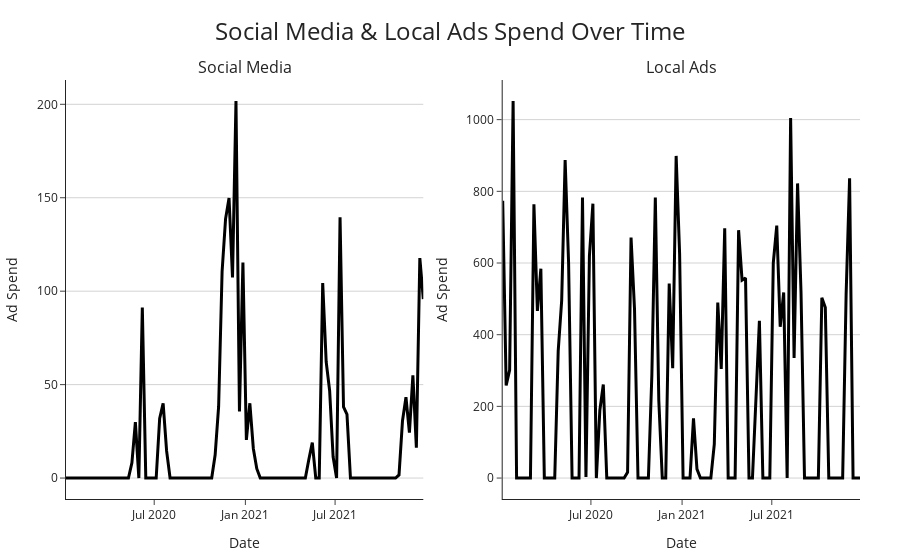

This figure's notebook cell:
### Code cell
import pandas as pd
import plotly.graph_objects as go
from plotly.subplots import make_subplots

# Filter to only geo = Local
df_local = data_df[data_df['geo'] == 'Local']

# Ensure time column is datetime
df_local['time'] = pd.to_datetime(df_local['time'])

# Create subplot layout with 1 row, 2 columns
fig = make_subplots(
    rows=1, cols=2, 
    subplot_titles=("Social Media", "Local Ads")
)

# Add Social Media trace (left)
fig.add_trace(go.Scatter(
    x=df_local['time'], 
    y=df_local['x2_Social-Media'],
    mode='lines',
    name='Social Media',
    line=dict(color='black', width=3),
    marker=dict(size=6, color='black')
), row=1, col=1)

# Add Local Ads trace (right)
fig.add_trace(go.Scatter(
    x=df_local['time'], 
    y=df_local['x3_Local-Ads'],
    mode='lines',
    name='Local Ads',
    line=dict(color='black', width=3),
    marker=dict(size=6, color='black')
), row=1, col=2)

# Update layout for aesthetics
fig.update_layout(
    template='simple_white',
    title=dict(text='Social Media & Local Ads Spend Over Time', x=0.5, font=dict(size=24)),
    xaxis=dict(title='Date', showgrid=False, zeroline=False),
    xaxis2=dict(title='Date', showgrid=False, zeroline=False),
    yaxis=dict(title='Ad Spend', showgrid=True, gridcolor='lightgrey'),
    yaxis2=dict(title='Ad Spend', showgrid=True, gridcolor='lightgrey'),
    #legend=dict(title='', orientation='h', yanchor='bottom', y=1.02, xanchor='center', x=0.5),
    showlegend=False,
    plot_bgcolor='white',
    margin=dict(l=40, r=40, t=80, b=40)
)

# Show figure
fig.show()

# Save figure as HTML
fig.write_html("social_media_local_ads.html")
